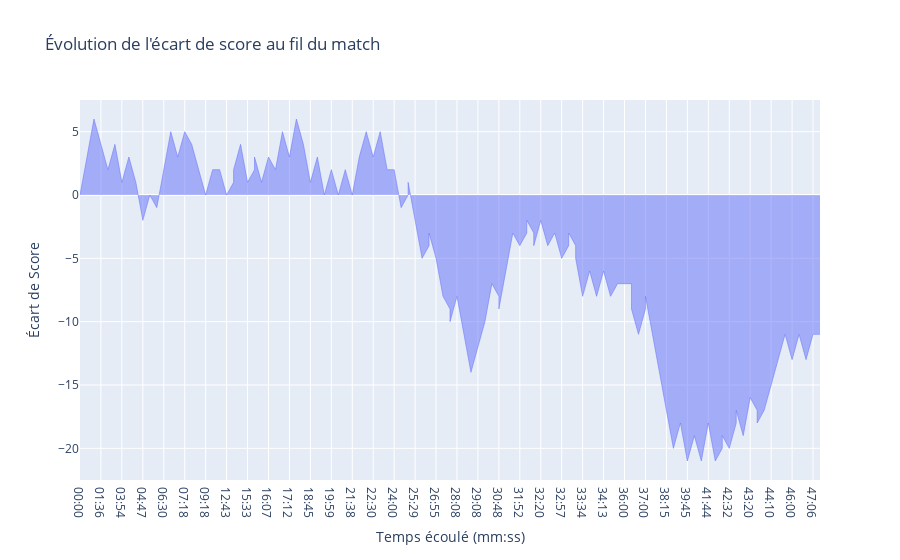

The notebook cell saved with this chart:
### Code cell
play_by_play_df = df[['PCTIMESTRING', 'PERIOD', 'SCORE', 'HOMEDESCRIPTION', 'VISITORDESCRIPTION']]

# Étape 3 : Convertir le temps de chaque période en temps cumulé en minutes
def calculate_total_time(row):
    minutes, seconds = map(int, row['PCTIMESTRING'].split(":"))
    period_offset = (row['PERIOD'] - 1) * 12  # Chaque période ajoute 12 minutes
    return period_offset + (12 - minutes) - (seconds / 60)  # Temps écoulé en minutes

play_by_play_df['TOTAL_MINUTES'] = play_by_play_df.apply(calculate_total_time, axis=1)

# Étape 4 : Extraire les scores et remplir les valeurs manquantes
# Remplir les scores et les diviser en home et away
play_by_play_df['HOME_SCORE'] = play_by_play_df['SCORE'].apply(lambda x: int(x.split(" - ")[0]) if pd.notna(x) else None)
play_by_play_df['AWAY_SCORE'] = play_by_play_df['SCORE'].apply(lambda x: int(x.split(" - ")[1]) if pd.notna(x) else None)

# Remplir les valeurs manquantes pour obtenir l’évolution complète du score
play_by_play_df['HOME_SCORE'].ffill(inplace=True)
play_by_play_df['AWAY_SCORE'].ffill(inplace=True)
play_by_play_df[['HOME_SCORE', 'AWAY_SCORE']] = play_by_play_df[['HOME_SCORE', 'AWAY_SCORE']].fillna(0)

# Calculer l'écart de score
play_by_play_df['SCORE_DIFF'] = play_by_play_df['HOME_SCORE'] - play_by_play_df['AWAY_SCORE']

# Étape 5 : Filtrer pour garder les lignes où SCORE est non null
score_changes = play_by_play_df.dropna(subset=['SCORE']).reset_index(drop=True)

# Ajouter un point de départ à 0 minute avec un écart de score de 0
start_point = pd.DataFrame({'TOTAL_MINUTES': [0], 'SCORE_DIFF': [0]})
score_changes = pd.concat([start_point, score_changes], ignore_index=True)

# Convertir TOTAL_MINUTES en format mm:ss
score_changes['TOTAL_MINUTES'] = score_changes['TOTAL_MINUTES'].apply(lambda x: f"{int(x):02d}:{int((x % 1) * 60):02d}")

# Étape 6 : Créer le graphique
fig = px.area(score_changes, x="TOTAL_MINUTES", y="SCORE_DIFF",
                labels={"TOTAL_MINUTES": "Temps écoulé (mm:ss)", "SCORE_DIFF": "Écart de Score"},
                title="Évolution de l'écart de score au fil du match")

# Ajustements de style pour l'aire
fig.update_traces(line=dict(width=0.5))
fig.update_layout(
    yaxis=dict(title="Écart de Score", zeroline=True),
    xaxis=dict(title="Temps écoulé (mm:ss)"),
    showlegend=False
)

# Afficher le graphique
fig.show()

### Figure 1 — Plotly figure (JSON) as saved in the notebook; plotly's stock layout.template omitted (floating-point values rounded to 4 significant figures)
{"data": [{"fillpattern": {"shape": ""}, "hovertemplate": "Temps écoulé (mm:ss)=%{x}<br>Écart de Score=%{y}<extra></extra>", "legendgroup": "", "line": {"color": "#636efa", "width": 0.5}, "marker": {"symbol": "circle"}, "mode": "lines", "name": "", "orientation": "v", "showlegend": false, "stackgroup": "1", "type": "scatter", "x": ["00:00", "00:40", "01:23", "01:36", "02:44", "03:43", "03:54", "04:07", "04:26", "04:47", "05:01", "05:30", "06:30", "06:50", "07:00", "07:18", "07:36", "08:05", "09:18", "09:41", "12:00", "12:00", "12:43", "14:09", "14:09", "14:41", "15:33", "15:45", "15:45", "15:54", "16:07", "16:41", "16:56", "17:12", "17:33", "17:52", "18:45", "19:14", "19:36", "19:59", "20:15", "20:33", "21:38", "21:53", "22:12", "22:30", "22:44", "22:51", "24:00", "24:00", "24:56", "25:07", "25:07", "25:29", "26:03", "26:15", "26:15", "26:55", "27:23", "27:41", "27:41", "28:08", "28:23", "28:48", "29:08", "29:32", "29:52", "30:48", "30:48", "31:07", "31:42", "31:52", "31:53", "31:53", "32:01", "32:01", "32:20", "32:34", "32:37", "32:57", "33:01", "33:01", "33:16", "33:16", "33:34", "33:50", "34:04", "34:13", "35:08", "35:50", "36:00", "36:00", "36:24", "36:24", "36:24", "36:30", "37:00", "37:00", "37:08", "37:30", "38:15", "39:10", "39:31", "39:45", "40:08", "41:22", "41:44", "41:59", "42:20", "42:20", "42:32", "42:40", "42:40", "42:50", "43:20", "43:34", "43:34", "43:51", "44:10", "44:30", "45:31", "46:00", "46:40", "46:49", "47:06", "48:00"], "xaxis": "x", "y": [0, 3, 6, 4, 2, 4, 1, 3, 1, -2, 0, -1, 2, 5, 3, 5, 4, 2, 0, 2, 2, 2, 0, 1, 2, 4, 1, 2, 3, 1, 3, 2, 5, 3, 6, 4, 1, 3, 0, 2, 0, 2, 0, 3, 5, 3, 5, 2, 2, 2, -1, 0, 1, -2, -5, -4, -3, -5, -8, -9, -10, -8, -11, -14, -12, -10, -7, -8, -9, -6, -3, -4, -3, -2, -3, -4, -2, -4, -3, -5, -4, -3, -4, -5, -8, -6, -8, -6, -8, -7, -7, -7, -7, -8, -9, -11, -9, -8, -11, -14, -17, -20, -18, -21, -19, -21, -18, -21, -20, -19, -20, -18, -17, -19, -16, -17, -18, -17, -15, -13, -11, -13, -11, -13, -11, -11], "yaxis": "y"}], "layout": {"legend": {"tracegroupgap": 0}, "showlegend": false, "title": {"text": "Évolution de l'écart de score au fil du match"}, "xaxis": {"anchor": "y", "domain": [0, 1], "title": {"text": "Temps écoulé (mm:ss)"}}, "yaxis": {"anchor": "x", "domain": [0, 1], "title": {"text": "Écart de Score"}, "zeroline": true}}}
